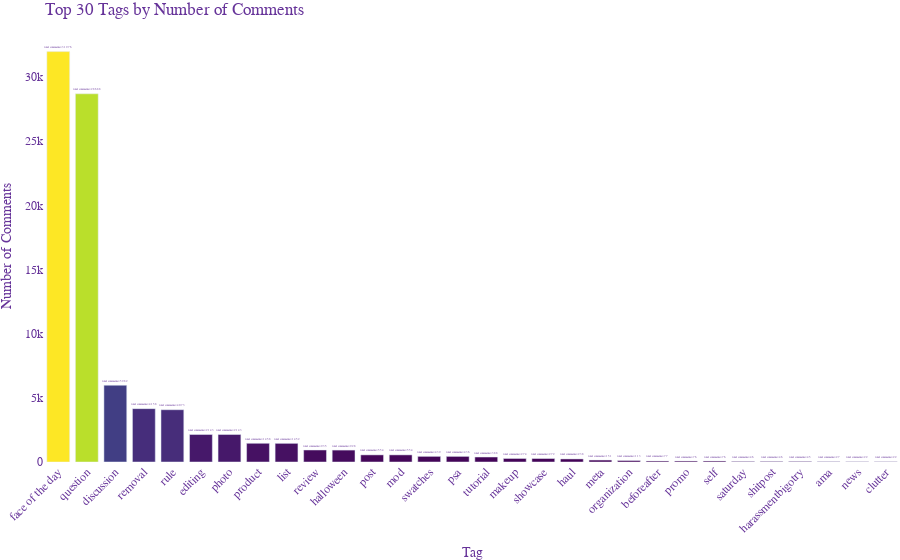

The cell this chart's notebook holds for it:
### Markdown cell above
The initial strategy to analyze the top 100 tags was recalibrated to the top 30 after data preprocessing revealed a pivotal insight: the subreddit's dialogue was clustered around a narrower spectrum of topics. The data revealed a pronounced concentration of discussions within these top tags, as illustrated by the table where the frequency of comments noticeably declines beyond the 30th tag. This concentration indicates that the community's discourse is not spread thinly over numerous subjects but is instead deeply rooted in a select few areas of significant interest. By focusing our NLP and sentiment analysis on these core 30 tags, we ensure that our evaluation is not only more robust due to the rich density of data points within each category but also more representative of the subreddit's active and dynamic discussions. This pivot to a more targeted analysis of the top 30 tags allows us to deliver insights with greater precision, offering a distilled view of the community's pulse and enabling stakeholders to craft strategies that resonate strongly with the most engaging content areas.

### Code cell
import plotly.express as px

# Assuming 'top_tags_pandas_df' is your DataFrame and it's already been prepared.
# If you don't have it prepared, you need to first convert your Spark DataFrame to a Pandas DataFrame.

fig = px.bar(
    top_tags_pandas_df,
    x='tag',
    y='total_comments',
    title='Top 30 Tags by Number of Comments',
    text='total_comments',  # Display the count on the bars
    color='total_comments',  # Add a color scale based on the number of comments
    color_continuous_scale=px.colors.sequential.Viridis  # Aesthetic color scale
)

# Customize the layout and style
fig.update_layout(
    xaxis_title="Tag",
    yaxis_title="Number of Comments",
    xaxis_tickangle=-45,  # Angle the x-axis labels for better readability
    plot_bgcolor='rgba(0,0,0,0)',  # Transparent background
    paper_bgcolor='rgba(0,0,0,0)',  # Transparent paper background
    font=dict(family="Arial, sans-serif", size=12, color="RebeccaPurple"),  # Customize font
    margin=dict(l=0, r=0, t=30, b=0),  # Adjust margins to fit the layout
)

# Customize bar labels
fig.update_traces(
    text=top_tags_pandas_df['total_comments'].apply(lambda x: f'total comments={x}'),
    textposition='outside'  # Position the text above the bars
)

# Remove the color bar if not desired
fig.update(layout_coloraxis_showscale=False)

# Show the figure
fig.show()

### Figure 1 — Plotly figure (JSON) as saved in the notebook; plotly's stock layout.template omitted (floating-point values rounded to 4 significant figures)
{"data": [{"alignmentgroup": "True", "hovertemplate": "tag=%{x}<br>total_comments=%{marker.color}<extra></extra>", "legendgroup": "", "marker": {"color": [31976, 28688, 5982, 4158, 4073, 2143, 2143, 1458, 1452, 935, 928, 554, 554, 439, 436, 388, 274, 272, 238, 151, 113, 77, 76, 76, 46, 46, 45, 27, 22, 22], "coloraxis": "coloraxis", "pattern": {"shape": ""}}, "name": "", "offsetgroup": "", "orientation": "v", "showlegend": false, "text": ["total comments=31976", "total comments=28688", "total comments=5982", "total comments=4158", "total comments=4073", "total comments=2143", "total comments=2143", "total comments=1458", "total comments=1452", "total comments=935", "total comments=928", "total comments=554", "total comments=554", "total comments=439", "total comments=436", "total comments=388", "total comments=274", "total comments=272", "total comments=238", "total comments=151", "total comments=113", "total comments=77", "total comments=76", "total comments=76", "total comments=46", "total comments=46", "total comments=45", "total comments=27", "total comments=22", "total comments=22"], "textposition": "outside", "type": "bar", "x": ["face of the day", "question", "discussion", "removal", "rule", "editing", "photo", "product", "list", "review", "halloween", "post", "mod", "swatches", "psa", "tutorial", "makeup", "showcase", "haul", "meta", "organization", "beforeafter", "promo", "self", "saturday", "shitpost", "harassmentbigotry", "ama", "news", "clutter"], "xaxis": "x", "y": [31976, 28688, 5982, 4158, 4073, 2143, 2143, 1458, 1452, 935, 928, 554, 554, 439, 436, 388, 274, 272, 238, 151, 113, 77, 76, 76, 46, 46, 45, 27, 22, 22], "yaxis": "y"}], "layout": {"autosize": true, "barmode": "relative", "coloraxis": {"colorbar": {"title": {"text": "total_comments"}}, "colorscale": [[0, "#440154"], [0.1111, "#482878"], [0.2222, "#3e4989"], [0.3333, "#31688e"], [0.4444, "#26828e"], [0.5556, "#1f9e89"], [0.6667, "#35b779"], [0.7778, "#6ece58"], [0.8889, "#b5de2b"], [1, "#fde725"]], "showscale": false}, "font": {"color": "RebeccaPurple", "family": "Arial, sans-serif", "size": 12}, "legend": {"tracegroupgap": 0}, "margin": {"b": 0, "l": 0, "r": 0, "t": 30}, "paper_bgcolor": "rgba(0, 0, 0, 0)", "plot_bgcolor": "rgba(0, 0, 0, 0)", "title": {"text": "Top 30 Tags by Number of Comments"}, "xaxis": {"anchor": "y", "autorange": true, "domain": [0, 1], "range": [-0.5, 29.5], "tickangle": -45, "title": {"text": "Tag"}, "type": "category"}, "yaxis": {"anchor": "x", "autorange": true, "domain": [0, 1], "range": [0, 33660.0], "title": {"text": "Number of Comments"}, "type": "linear"}}}
